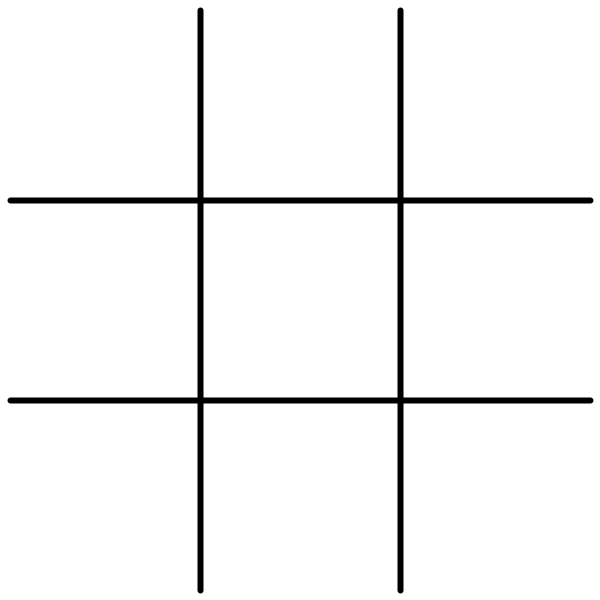
Frame 1 (no input)
Frame 60 (the mouse pressed at the canvas centre just before this capture): identical to frame 1, image omitted
Frame 120 (the mouse held since frame 60 and released just before this capture): identical to frame 1, image omitted

The Processing sketch that drew this single still picture (run headless with seeded random() and noise(); from frame 60 on, the mouse is pressed at the canvas centre):

// Processing sketch: o_xs
// ── o_xs.pde
void setup() {
  size(600, 600);
}

int[] cells = { 0, 0, 0, 0, 0, 0, 0, 0, 0 };
boolean isOTurn = true;

void draw() {

  background(255);
  stroke(0);
  strokeWeight(width/100);
  line(width/3, height/60, width/3, height - height/60);
  line(width*2/3, height/60, width*2/3, height - height/60);
  line(width/60, height/3, width - width/60, height/3);
  line(width/60, height*2/3, width - width/60, height*2/3);
  display();
  if (isOWin()) {
    println("O WINS");
  } else if (isXWin()) {
    println("X WINS");
  } else {
    println("--");
  }

  if (keyPressed && key == 'r') {
    for (int i = 0; i < 9; i++) {
      cells[i] = 0;
    }
    isOTurn = true;
  }
}


void display() {

  for (int i = 0; i < 9; i++) {

    float m = 0.0;
    float n = 0.0;

    switch(i) {
    case 0:
      m = width/6;
      n = height/6;
      break;
    case 1:
      m = width/2;
      n = height/6;
      break;
    case 2:
      m = width*5/6;
      n = height/6;
      break;
    case 3:
      m = width/6;
      n = height/2;
      break;
    case 4:
      m = width/2;
      n = height/2;
      break;
    case 5:
      m = width*5/6;
      n = height/2;
      break;
    case 6:
      m = width/6;
      n = height*5/6;
      break;
    case 7:
      m = width/2;
      n = height*5/6;
      break;
    case 8:
      m = width*5/6;
      n = height*5/6;
      break;
    }

    if (cells[i] == 1) {
      noFill();
      strokeWeight(width/50);
      stroke(0, 127, 255);
      ellipse(m, n, width/5, width/5);
    } else if (cells[i] == 2) {
      noFill();
      strokeWeight(width/50);
      stroke(255, 127, 0);
      line(m - width/10, n - width/10, m + width/10, n + width/10);
      line(m - width/10, n + width/10, m + width/10, n - width/10);
    }
  }
}


void mouseClicked() {

  int m = floor(map(mouseX, 0, width, 0, 3));
  int n = floor(map(mouseY, 0, height, 0, 3));
  int index = 0;

  if (n == 2) {
    index += 6;
  } else if (n == 1) {
    index += 3;
  }
  index += m;
  if (!isOWin() && !isXWin()) {
    if (isOTurn && cells[index] == 0) {
      cells[index] = 1;
      isOTurn = false;
    } else if (cells[index] == 0) {
      cells[index] = 2;
      isOTurn = true;
    }
  }
}


boolean isOWin() {

  for (int i = 0; i < 7; i += 3) {
    if (cells[i] == 1 && cells[i+1] == 1 && cells[i+2] == 1) {
      return true;
    }
  }
  for (int j = 0; j < 3; j++) {
    if (cells[j] == 1 && cells[j+3] == 1 && cells[j+6] == 1) {
      return true;
    }
  }
  if (cells[0] == 1 && cells[4] == 1 && cells[8] == 1) {
    return true;
  }
  if (cells[2] == 1 && cells[4] == 1 && cells[6] == 1) {
    return true;
  }

  return false;
}

boolean isXWin() {

  for (int i = 0; i < 7; i += 3) {
    if (cells[i] == 2 && cells[i+1] == 2 && cells[i+2] == 2) {
      return true;
    }
  }
  for (int j = 0; j < 3; j++) {
    if (cells[j] == 2 && cells[j+3] == 2 && cells[j+6] == 2) {
      return true;
    }
  }
  if (cells[0] == 2 && cells[4] == 2 && cells[8] == 2) {
    return true;
  }
  if (cells[2] == 2 && cells[4] == 2 && cells[6] == 2) {
    return true;
  }

  return false;
}
